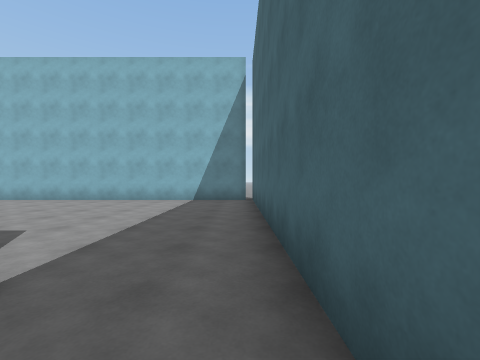
View 1 (above)

24 first-person views from a walk through a Unity game level. The camera is 1.4 m above the floor, looks level and sees 90° across. The floor is counted in squares, 2 m on a side. Each view is taken from the middle of a square. On the plan, view 1 faces up. The plan holds only what a view shows up to about 9 squares ahead; the rest is blank. The place goes on beyond the plan. The player character is not drawn.

View 2
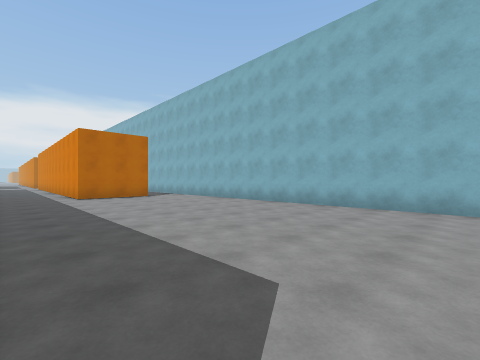

View 3
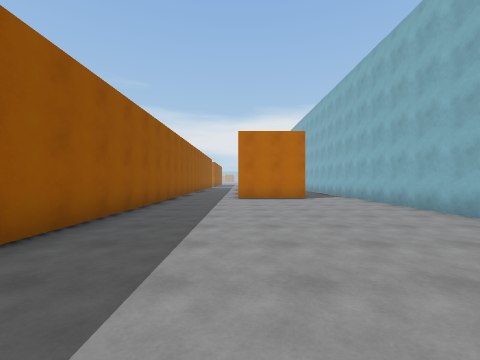

View 4
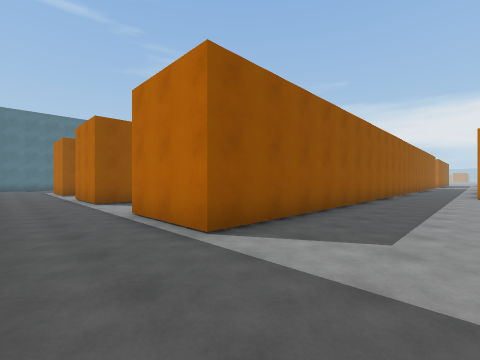

View 5
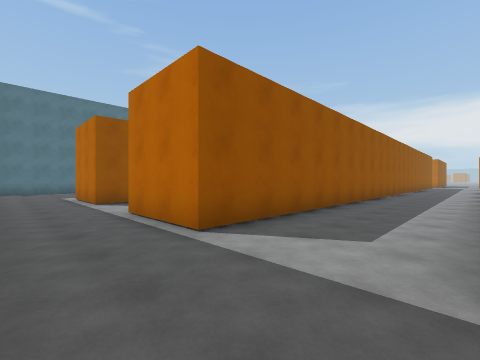

View 6
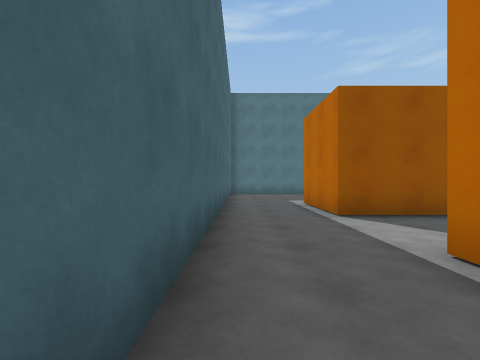

View 7
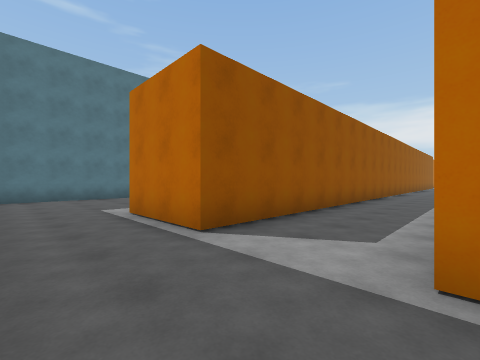

View 8
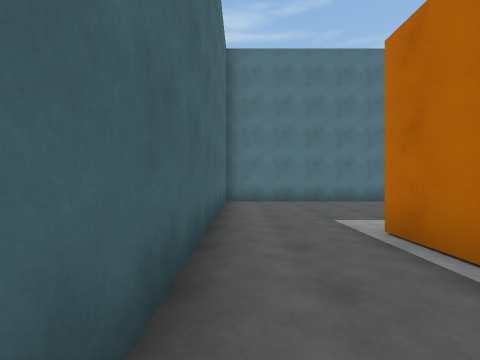

View 9
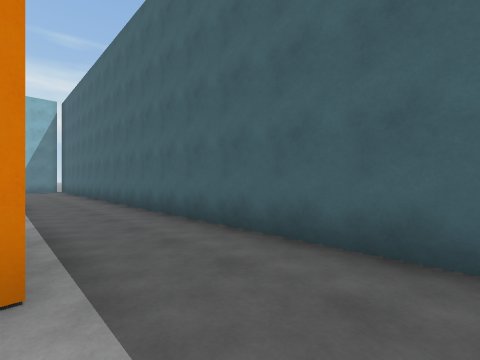

View 10
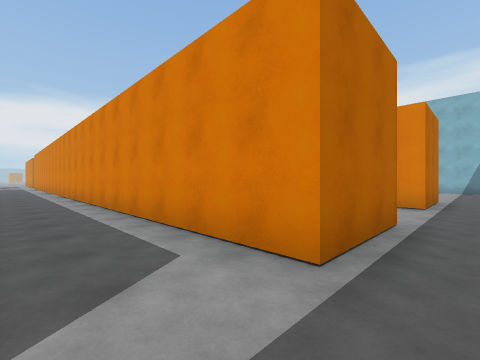

View 11
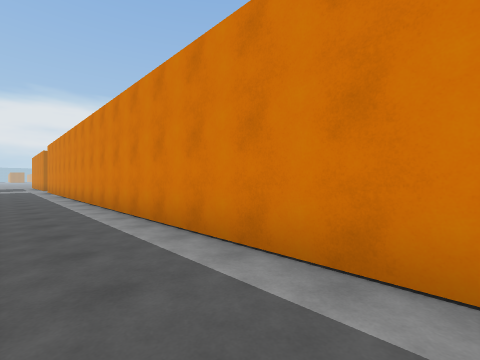

View 12
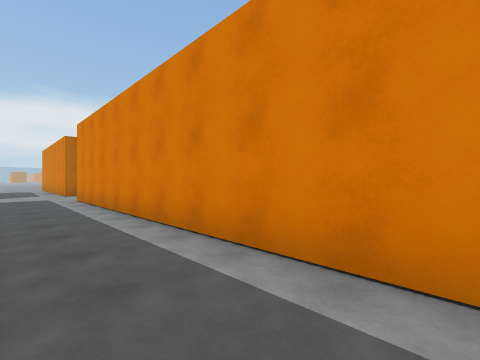

View 13
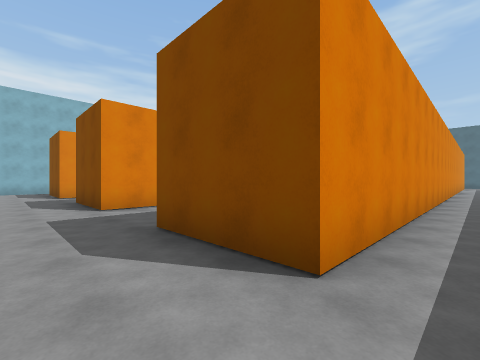

View 14
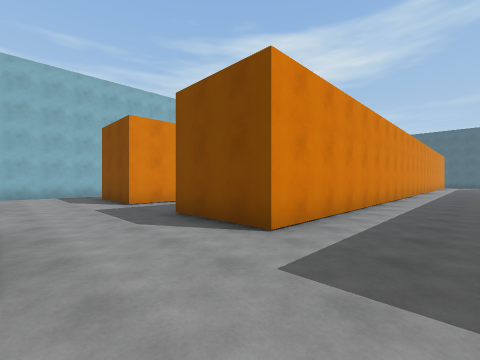

View 15
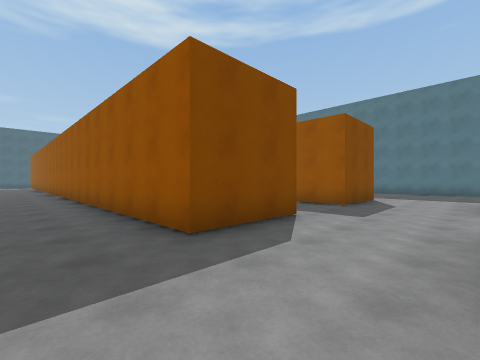

View 16
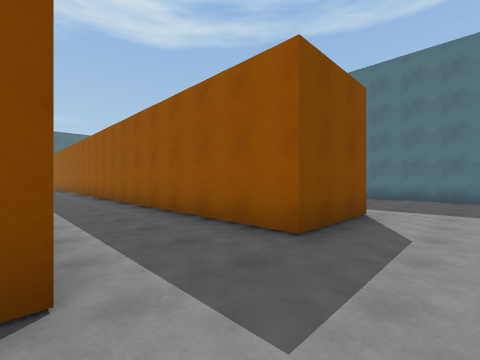

View 17
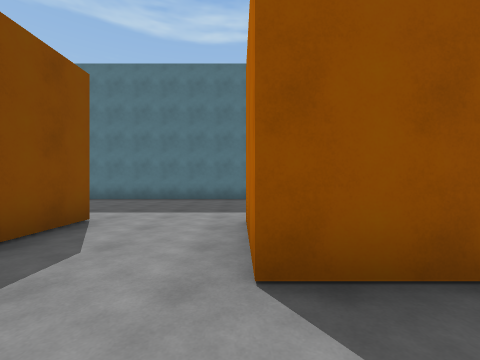

View 18
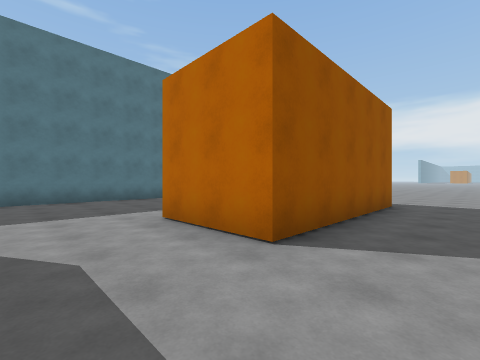

View 19
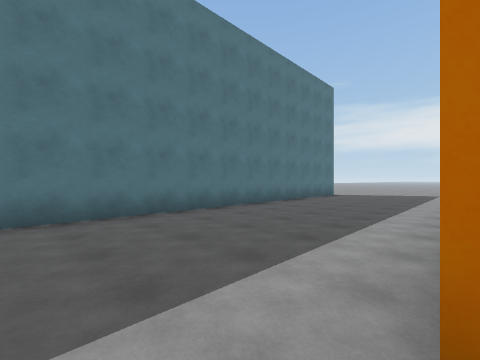

View 20
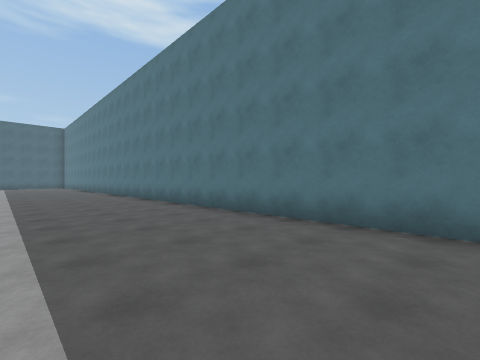

View 21
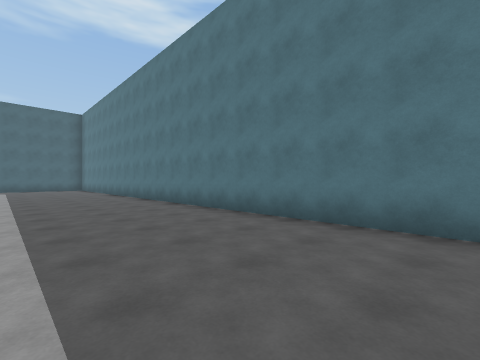

View 22
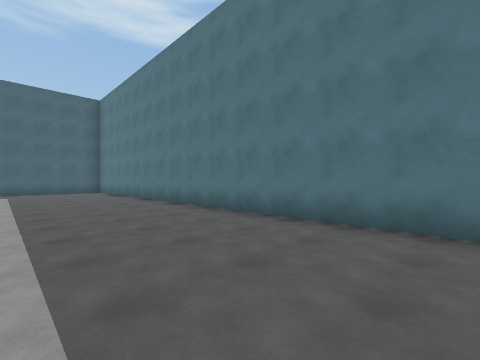

View 23
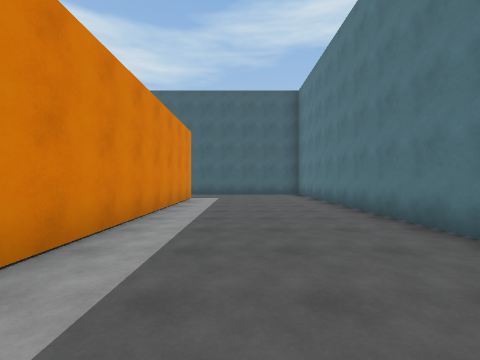

View 24
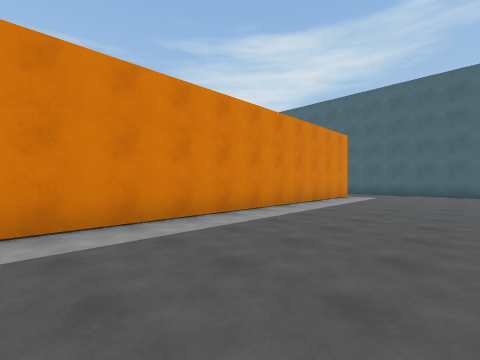

### Floor plan
Points are (right, up) in squares from view 1. A wall is a line through its corners. A room is listed if a view was taken in it or the views show most of it. See-through windows are left out.
Room 1 (views 1, 2, 3, 4, 5, 6, 7, 8, 10)
walls: (-1.9, -3.7) (-1.9, -6.2); (-12, 1.5) (-1.9, 1.5) (-1.9, -1); (-11.9, 6.5) (-11.9, 3.9); (-1.9, -8.6) (-1.9, -11.2); (0.5, -12.4) (0.5, 8.4) (-10.5, 8.4)
ways out: opening at (-11, 2.5) to room 2; opening at (-10.5, 7.5) to room 2; opening at (-1, -7.5) to room 2; opening at (-1, -2.5) to room 2; opening at (-0.5, -12) to room 3; gap at (0, 9)
Room 2 (views 9, 11, 12, 13, 16, 18, 19)
walls: (-23, 3.9) (-24.4, 3.9) (-24.4, 6.5); (-16.2, -1) (-24.4, -1) (-24.4, 1.5); (-25.6, 8.4) (-27, 8.4); (-11.9, 3.9) (-12.8, 3.9); (-27.1, -8.6) (-27.1, -11.1); (-10.5, 8.4) (-12, 8.4); (-10.1, -3.7) (-1.9, -3.7); (-24.4, -11.2) (-24.4, -8.6) (-15.9, -8.6); (-10, -8.6) (-1.9, -8.6); (-1.9, -1) (-2.5, -1); (-1.9, -6.2) (-24.4, -6.2) (-24.4, -3.7) (-15.9, -3.7)
ways out: opening at (-11, 2.5) to room 1; opening at (-10.5, 7.5) to room 1; opening at (-1, -7.5) to room 1; opening at (-1, -2.5) to room 1; opening at (-26, -2.5) to room 3; opening at (-25.8, -9.2) to room 3
Room 3 (views 14, 15, 17, 20, 21, 22, 23, 24)
walls: (-32.1, -8.6) (-27.1, -8.6); (-34, -15.8) (0.5, -15.8); (-1.9, -11.2) (-12, -11.2); (0.5, -15.4) (0.5, -12.4)
ways out: opening at (-0.5, -12) to room 1; opening at (-26, -2.5) to room 2; opening at (-25.8, -9.2) to room 2

Where each view was taken, in squares from view 1:
view 1: 0 up, 0 right, facing up
view 2: 2 up, 2 left, facing up-left
view 3: 4 up, 3 left, facing left
view 4: 4 up, 0 right, facing down-left
view 5: 1 down, 0 right, facing down-left
view 6: 4 down, 0 right, facing down
view 7: 6 down, 0 right, facing down-left
view 8: 8 down, 0 right, facing down
view 9: 8 down, 2 left, facing up-right
view 10: 8 down, 1 left, facing up-left
view 11: 8 down, 8 left, facing up-left
view 12: 8 down, 15 left, facing up-left
view 13: 7 down, 26 left, facing up-right
view 14: 3 down, 27 left, facing up-right
view 15: 2 down, 27 left, facing down-right
view 16: 6 down, 26 left, facing down-right
view 17: 7 down, 27 left, facing down
view 18: 7 down, 25 left, facing down-left
view 19: 11 down, 26 left, facing down-left
view 20: 12 down, 24 left, facing down-right
view 21: 12 down, 18 left, facing down-right
view 22: 12 down, 14 left, facing down-right
view 23: 13 down, 11 left, facing right
view 24: 15 down, 12 left, facing up-right
